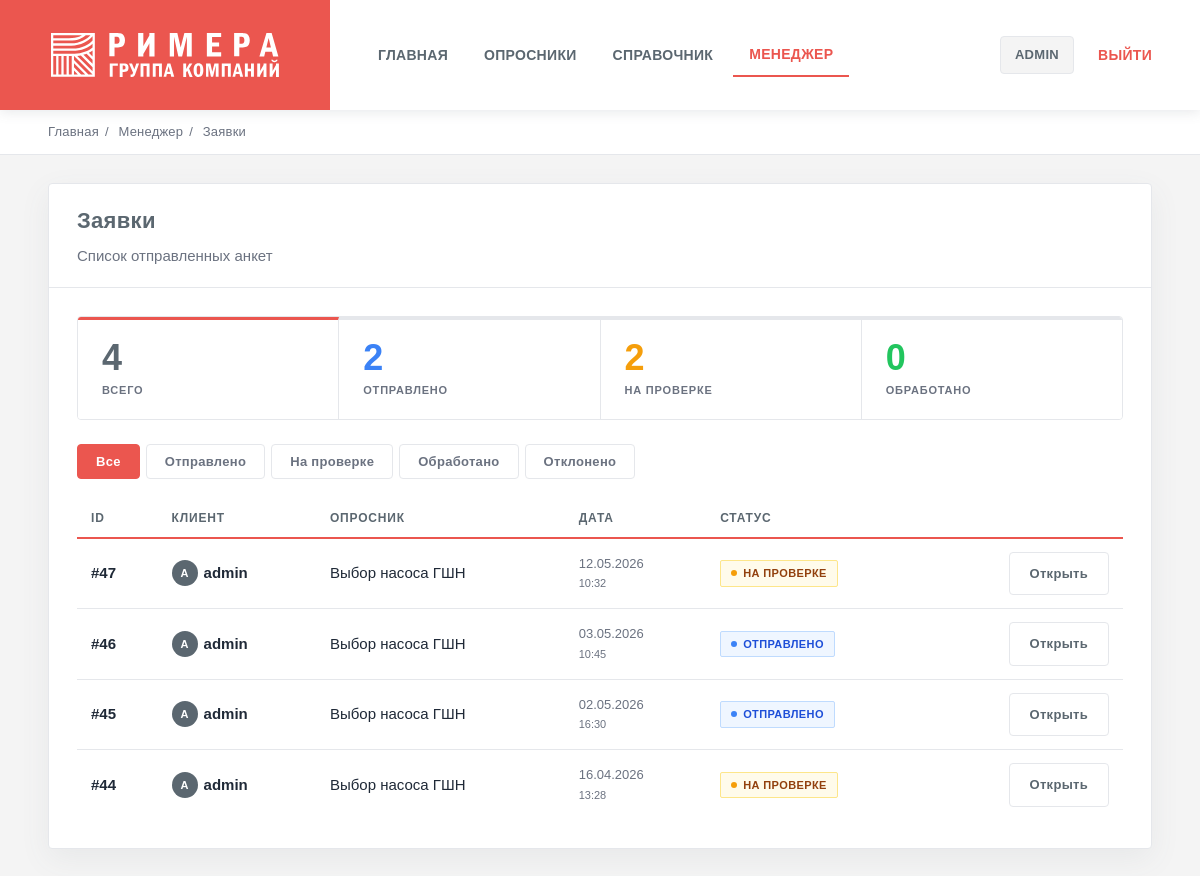
/q/manager/submissions/ (signed in), run on an earlier commit of the app's database.
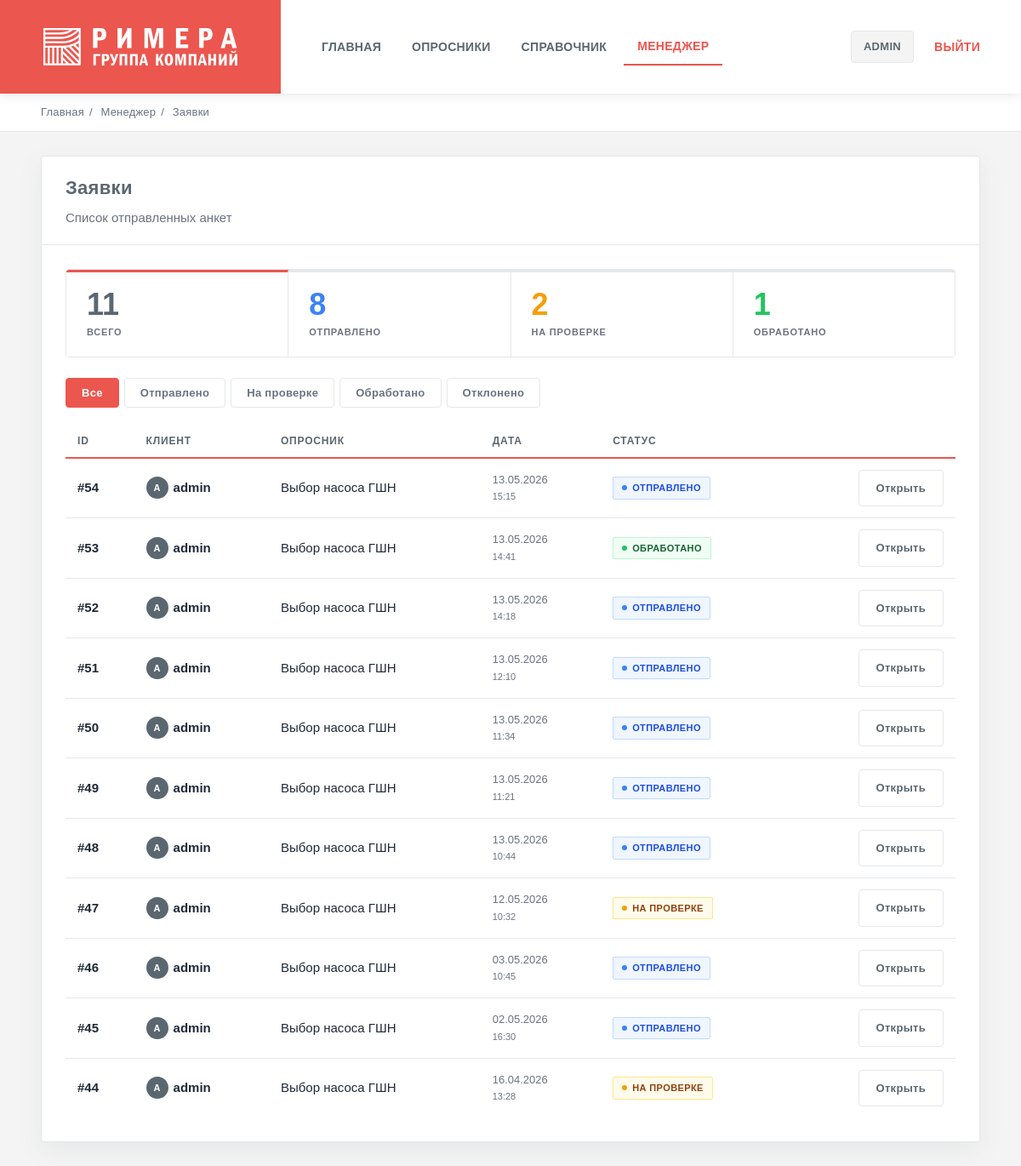
And on a later commit of the database.
### questionnaires/models.py (models this page shows, shortened)
class Submission(models.Model):
    DRAFT      = "draft"
    SUBMITTED  = "submitted"
    IN_REVIEW  = "in_review"
    PROCESSED  = "processed"
    REJECTED   = "rejected"
    STATUSES = [
        (DRAFT,     "Черновик"),
        (SUBMITTED, "Отправлено"),
        (IN_REVIEW, "На проверке"),
        (PROCESSED, "Обработано"),
        (REJECTED,  "Отклонено"),
    ]
    questionnaire      = models.ForeignKey(Questionnaire, on_delete=models.PROTECT, related_name="submissions")
    user               = models.ForeignKey(settings.AUTH_USER_MODEL, on_delete=models.CASCADE, related_name="submissions")
    status             = models.CharField(max_length=20, choices=STATUSES, default=DRAFT)
    created_at         = models.DateTimeField(auto_now_add=True)
    submitted_at       = models.DateTimeField(null=True, blank=True)
    processed_data_json = models.JSONField(default=dict, blank=True)
    issues_json        = models.JSONField(default=dict, blank=True)

class Questionnaire(models.Model):
    slug = models.SlugField(unique=True)
    title = models.CharField(max_length=200)
    description = models.TextField(blank=True)
    is_active = models.BooleanField(default=True)

### questionnaires/views.py (the view)
# urls.py: path("manager/submissions/", views.manager_list, name="manager_list"),
@staff_member_required
def manager_list(request):
    items = Submission.objects.exclude(status=Submission.DRAFT).order_by("-created_at")
    return render(request, "manager/list.html", {
        "items":           items,
        "count_total":     items.count(),
        "count_submitted": items.filter(status=Submission.SUBMITTED).count(),
        "count_in_review": items.filter(status=Submission.IN_REVIEW).count(),
        "count_processed": items.filter(status=Submission.PROCESSED).count(),
    })

### templates/manager/list.html (shortened to what this page needs)
{% extends "base.html" %}
{% block crumbs %}
  <div class="crumbs">
    <a href="/">Главная</a><span class="sep">/</span>
    <span>Менеджер</span><span class="sep">/</span>
    <span>Заявки</span>
  </div>
{% endblock %}
{% block content %}
<div class="card">
  <div class="card-head">
    <div>
      <h1 class="card-title">Заявки</h1>
      <div class="card-sub">Список отправленных анкет</div>
    </div>
  </div>
  <div class="card-body">
    <div class="stat-row">
      <div class="stat">
        <div class="stat-num">{{ count_total }}</div>
        <div class="stat-label">Всего</div>
      </div>
      <div class="stat">
        <div class="stat-num" style="color:#3b82f6">{{ count_submitted }}</div>
        <div class="stat-label">Отправлено</div>
      </div>
      <div class="stat">
        <div class="stat-num" style="color:#f59e0b">{{ count_in_review }}</div>
        <div class="stat-label">На проверке</div>
      </div>
      <div class="stat">
        <div class="stat-num" style="color:#22c55e">{{ count_processed }}</div>
        <div class="stat-label">Обработано</div>
      </div>
    </div>
    <div class="filter-row" id="filterRow">
      <button class="filter-btn active" data-status="all">Все</button>
      <button class="filter-btn" data-status="submitted">Отправлено</button>
      <button class="filter-btn" data-status="in_review">На проверке</button>
      <button class="filter-btn" data-status="processed">Обработано</button>
      <button class="filter-btn" data-status="rejected">Отклонено</button>
    </div>
    <table id="submissionsTable">
      <thead>
        <tr>
          <th>ID</th><th>Клиент</th><th>Опросник</th><th>Дата</th><th>Статус</th><th></th>
        </tr>
      </thead>
      <tbody>
        {% for s in items %}
          <tr data-status="{{ s.status }}">
            <td><b>#{{ s.id }}</b></td>
            <td>
              <div class="user-chip">
                <div class="avatar">{{ s.user.username|first|upper }}</div>
                {{ s.user.username }}
              </div>
            </td>
            <td>{{ s.questionnaire.title }}</td>
            <td style="color:var(--muted);font-size:13px;">
              {{ s.created_at|date:"d.m.Y" }}<br>
              <span style="font-size:11px;">{{ s.created_at|date:"H:i" }}</span>
            </td>
            <td>
              {% if s.status == 'submitted' %}<span class="badge badge-submitted">Отправлено</span>
              {% elif s.status == 'in_review' %}<span class="badge badge-in_review">На проверке</span>
              {% elif s.status == 'processed' %}<span class="badge badge-processed">Обработано</span>
              {% elif s.status == 'rejected' %}<span class="badge badge-rejected">Отклонено</span>
              {% endif %}
            </td>
            <td style="text-align:right;">
              <a class="btn ghost" href="{% url 'manager_detail' submission_id=s.id %}">Открыть</a>
            </td>
          </tr>
        {% empty %}
          <tr><td colspan="6"><div class="empty-state"><br>Пока нет заявок</div></td></tr>
        {% endfor %}
      </tbody>
    </table>
  </div>
</div>
{% endblock %}

What changed in the data, as far as the page shows it:
added Submission: id "54", user.username|first "A", user.username "admin", questionnaire "Выбор насоса ГШН", created_at "13.05.2026", created_at "15:15", status "ОТПРАВЛЕНО"
added Submission: id "53", user.username|first "A", user.username "admin", questionnaire "Выбор насоса ГШН", created_at "13.05.2026", created_at "14:41", status "ОБРАБОТАНО"
added Submission: id "52", user.username|first "A", user.username "admin", questionnaire "Выбор насоса ГШН", created_at "13.05.2026", created_at "14:18", status "ОТПРАВЛЕНО"
added Submission: id "51", user.username|first "A", user.username "admin", questionnaire "Выбор насоса ГШН", created_at "13.05.2026", created_at "12:10", status "ОТПРАВЛЕНО"
added Submission: id "50", user.username|first "A", user.username "admin", questionnaire "Выбор насоса ГШН", created_at "13.05.2026", created_at "11:34", status "ОТПРАВЛЕНО"
added Submission: id "49", user.username|first "A", user.username "admin", questionnaire "Выбор насоса ГШН", created_at "13.05.2026", created_at "11:21", status "ОТПРАВЛЕНО"
added Submission: id "48", user.username|first "A", user.username "admin", questionnaire "Выбор насоса ГШН", created_at "13.05.2026", created_at "10:44", status "ОТПРАВЛЕНО"
Also different on the page:
{{ count_total }}: "4" → "11"
{{ count_submitted }}: "2" → "8"
{{ count_processed }}: "0" → "1"
